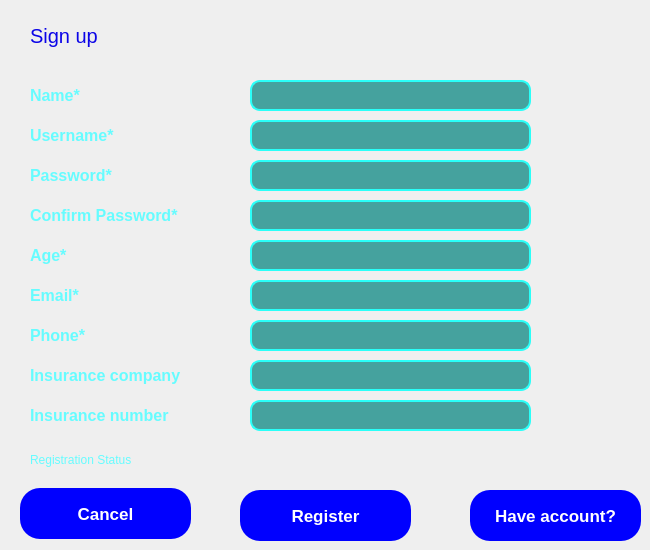
    <widget class="QWidget" name="Sign_up">
     <widget class="QLabel" name="label">
      <property name="geometry">
       <rect>
        <x>30</x>
        <y>20</y>
        <width>121</width>
        <height>31</height>
       </rect>
      </property>
      <property name="font">
       <font>
        <pointsize>15</pointsize>
       </font>
      </property>
      <property name="styleSheet">
       <string notr="true">color: rgb(12, 5, 231);</string>
      </property>
      <property name="text">
       <string>Sign up</string>
      </property>
     </widget>
     <widget class="QLabel" name="label_2">
      <property name="geometry">
       <rect>
        <x>30</x>
        <y>80</y>
        <width>71</width>
        <height>30</height>
       </rect>
      </property>
      <property name="font">
       <font>
        <pointsize>12</pointsize>
        <bold>true</bold>
       </font>
      </property>
      <property name="styleSheet">
       <string notr="true">color: rgb(102, 252, 255);</string>
      </property>
      <property name="text">
       <string>Name*</string>
      </property>
     </widget>
     <widget class="QLabel" name="label_3">
      <property name="geometry">
       <rect>
        <x>30</x>
        <y>120</y>
        <width>131</width>
        <height>30</height>
       </rect>
      </property>
      <property name="font">
       <font>
        <pointsize>12</pointsize>
        <bold>true</bold>
       </font>
      </property>
      <property name="styleSheet">
       <string notr="true">color: rgb(102, 252, 255);</string>
      </property>
      <property name="text">
       <string>Username*</string>
      </property>
     </widget>
     <widget class="QLabel" name="label_4">
      <property name="geometry">
       <rect>
        <x>30</x>
        <y>160</y>
        <width>131</width>
        <height>30</height>
       </rect>
      </property>
      <property name="font">
       <font>
        <pointsize>12</pointsize>
        <bold>true</bold>
       </font>
      </property>
      <property name="styleSheet">
       <string notr="true">color: rgb(102, 252, 255);</string>
      </property>
      <property name="text">
       <string>Password*</string>
      </property>
     </widget>
     <widget class="QLabel" name="label_5">
      <property name="geometry">
       <rect>
        <x>30</x>
        <y>200</y>
        <width>191</width>
        <height>30</height>
       </rect>
      </property>
      <property name="font">
       <font>
        <pointsize>12</pointsize>
        <bold>true</bold>
       </font>
      </property>
      <property name="styleSheet">
       <string notr="true">color: rgb(102, 252, 255);</string>
      </property>
      <property name="text">
       <string>Confirm Password*</string>
      </property>
     </widget>
     <widget class="QLabel" name="label_6">
      <property name="geometry">
       <rect>
        <x>30</x>
        <y>240</y>
        <width>63</width>
        <height>30</height>
       </rect>
      </property>
      <property name="font">
       <font>
        <pointsize>12</pointsize>
        <bold>true</bold>
       </font>
      </property>
      <property name="styleSheet">
       <string notr="true">color: rgb(102, 252, 255);</string>
      </property>
      <property name="text">
       <string>Age*</string>
      </property>
     </widget>
     <widget class="QLabel" name="label_7">
      <property name="geometry">
       <rect>
        <x>30</x>
        <y>280</y>
        <width>71</width>
        <height>30</height>
       </rect>
      </property>
      <property name="font">
       <font>
        <pointsize>12</pointsize>
        <bold>true</bold>
       </font>
      </property>
      <property name="styleSheet">
       <string notr="true">color: rgb(102, 252, 255);</string>
      </property>
      <property name="text">
       <string>Email*</string>
      </property>
     </widget>
     <widget class="QLabel" name="label_8">
      <property name="geometry">
       <rect>
        <x>30</x>
        <y>320</y>
        <width>81</width>
        <height>31</height>
       </rect>
      </property>
      <property name="font">
       <font>
        <pointsize>12</pointsize>
        <bold>true</bold>
       </font>
      </property>
      <property name="styleSheet">
       <string notr="true">color: rgb(102, 252, 255);</string>
      </property>
      <property name="text">
       <string>Phone*</string>
      </property>
     </widget>
     <widget class="QLabel" name="label_9">
      <property name="geometry">
       <rect>
        <x>30</x>
        <y>400</y>
        <width>211</width>
        <height>31</height>
       </rect>
      </property>
      <property name="font">
       <font>
        <pointsize>12</pointsize>
        <bold>true</bold>
       </font>
      </property>
      <property name="styleSheet">
       <string notr="true">color: rgb(102, 252, 255);</string>
      </property>
      <property name="text">
       <string>Insurance number</string>
      </property>
     </widget>
     <widget class="QLabel" name="label_10">
      <property name="geometry">
       <rect>
        <x>30</x>
        <y>360</y>
        <width>211</width>
        <height>31</height>
       </rect>
      </property>
      <property name="font">
       <font>
        <pointsize>12</pointsize>
        <bold>true</bold>
       </font>
      </property>
      <property name="styleSheet">
       <string notr="true">color: rgb(102, 252, 255);</string>
      </property>
      <property name="text">
       <string>Insurance company</string>
      </property>
     </widget>
     <widget class="QLineEdit" name="lineEdit">
      <property name="geometry">
       <rect>
        <x>250</x>
        <y>80</y>
        <width>281</width>
        <height>31</height>
       </rect>
      </property>
      <property name="sizePolicy">
       <sizepolicy hsizetype="Expanding" vsizetype="Fixed">
        <horstretch>0</horstretch>
        <verstretch>0</verstretch>
       </sizepolicy>
      </property>
      <property name="font">
       <font>
        <pointsize>11</pointsize>
        <italic>false</italic>
        <bold>false</bold>
       </font>
      </property>
      <property name="styleSheet">
       <string notr="true">QLineEdit
{
color: rgb(255, 255, 255);
border: 2px solid;
border-color: rgb(42, 255, 248);
background-color: rgb(69, 162, 158);
border-radius: 10px;
padding-left: 10px;
font: 11pt &quot;Segoe UI&quot;;
}</string>
      </property>
      <property name="text">
       <string/>
      </property>
     </widget>
     <widget class="QLineEdit" name="lineEdit_2">
      <property name="geometry">
       <rect>
        <x>250</x>
        <y>120</y>
        <width>281</width>
        <height>31</height>
       </rect>
      </property>
      <property name="font">
       <font>
        <pointsize>11</pointsize>
        <italic>false</italic>
        <bold>false</bold>
       </font>
      </property>
      <property name="styleSheet">
       <string notr="true">QLineEdit
{
color: rgb(255, 255, 255);
border: 2px solid;
border-color: rgb(42, 255, 248);
background-color: rgb(69, 162, 158);
border-radius: 10px;
padding-left: 10px;
font: 11pt &quot;Segoe UI&quot;;
}</string>
      </property>
      <property name="text">
       <string/>
      </property>
     </widget>
     <widget class="QLineEdit" name="lineEdit_3">
      <property name="geometry">
       <rect>
        <x>250</x>
        <y>160</y>
        <width>281</width>
        <height>31</height>
       </rect>
      </property>
      <property name="font">
       <font>
        <pointsize>11</pointsize>
        <italic>false</italic>
        <bold>false</bold>
       </font>
      </property>
      <property name="styleSheet">
       <string notr="true">QLineEdit
{
color: rgb(255, 255, 255);
border: 2px solid;
border-color: rgb(42, 255, 248);
background-color: rgb(69, 162, 158);
border-radius: 10px;
padding-left: 10px;
font: 11pt &quot;Segoe UI&quot;;
}</string>
      </property>
      <property name="text">
       <string/>
      </property>
      <property name="echoMode">
       <enum>QLineEdit::Password</enum>
      </property>
     </widget>
     <widget class="QLineEdit" name="lineEdit_4">
      <property name="geometry">
       <rect>
        <x>250</x>
        <y>200</y>
        <width>281</width>
        <height>31</height>
       </rect>
      </property>
      <property name="font">
       <font>
        <pointsize>11</pointsize>
        <italic>false</italic>
        <bold>false</bold>
       </font>
      </property>
      <property name="styleSheet">
       <string notr="true">QLineEdit
{
color: rgb(255, 255, 255);
border: 2px solid;
border-color: rgb(42, 255, 248);
background-color: rgb(69, 162, 158);
border-radius: 10px;
padding-left: 10px;
font: 11pt &quot;Segoe UI&quot;;
}</string>
      </property>
      <property name="echoMode">
       <enum>QLineEdit::Password</enum>
      </property>
     </widget>
     <widget class="QLineEdit" name="lineEdit_5">
      <property name="geometry">
       <rect>
        <x>250</x>
        <y>240</y>
        <width>281</width>
        <height>31</height>
       </rect>
      </property>
      <property name="font">
       <font>
        <pointsize>11</pointsize>
        <italic>false</italic>
        <bold>false</bold>
       </font>
      </property>
      <property name="styleSheet">
       <string notr="true">QLineEdit
{
color: rgb(255, 255, 255);
border: 2px solid;
border-color: rgb(42, 255, 248);
background-color: rgb(69, 162, 158);
border-radius: 10px;
padding-left: 10px;
font: 11pt &quot;Segoe UI&quot;;
}</string>
      </property>
     </widget>
     <widget class="QLineEdit" name="lineEdit_6">
      <property name="geometry">
       <rect>
        <x>250</x>
        <y>280</y>
        <width>281</width>
        <height>31</height>
       </rect>
      </property>
      <property name="font">
       <font>
        <pointsize>11</pointsize>
        <italic>false</italic>
        <bold>false</bold>
       </font>
      </property>
      <property name="styleSheet">
       <string notr="true">QLineEdit
{
color: rgb(255, 255, 255);
border: 2px solid;
border-color: rgb(42, 255, 248);
background-color: rgb(69, 162, 158);
border-radius: 10px;
padding-left: 10px;
font: 11pt &quot;Segoe UI&quot;;
}</string>
      </property>
     </widget>
     <widget class="QLineEdit" name="lineEdit_7">
      <property name="geometry">
       <rect>
        <x>250</x>
        <y>320</y>
        <width>281</width>
        <height>31</height>
       </rect>
      </property>
      <property name="font">
       <font>
        <pointsize>11</pointsize>
        <italic>false</italic>
        <bold>false</bold>
       </font>
      </property>
      <property name="styleSheet">
       <string notr="true">QLineEdit
{
color: rgb(255, 255, 255);
border: 2px solid;
border-color: rgb(42, 255, 248);
background-color: rgb(69, 162, 158);
border-radius: 10px;
padding-left: 10px;
font: 11pt &quot;Segoe UI&quot;;
}</string>
      </property>
     </widget>
     <widget class="QLineEdit" name="lineEdit_8">
      <property name="geometry">
       <rect>
        <x>250</x>
        <y>360</y>
        <width>281</width>
        <height>31</height>
       </rect>
      </property>
      <property name="font">
       <font>
        <pointsize>11</pointsize>
        <italic>false</italic>
        <bold>false</bold>
       </font>
      </property>
      <property name="styleSheet">
       <string notr="true">QLineEdit
{
color: rgb(255, 255, 255);
border: 2px solid;
border-color: rgb(42, 255, 248);
background-color: rgb(69, 162, 158);
border-radius: 10px;
padding-left: 10px;
font: 11pt &quot;Segoe UI&quot;;
}</string>
      </property>
     </widget>
     <widget class="QLineEdit" name="lineEdit_9">
      <property name="geometry">
       <rect>
        <x>250</x>
        <y>400</y>
        <width>281</width>
        <height>31</height>
       </rect>
      </property>
      <property name="font">
       <font>
        <pointsize>11</pointsize>
        <italic>false</italic>
        <bold>false</bold>
       </font>
      </property>
      <property name="styleSheet">
       <string notr="true">QLineEdit
{
color: rgb(255, 255, 255);
border: 2px solid;
border-color: rgb(42, 255, 248);
background-color: rgb(69, 162, 158);
border-radius: 10px;
padding-left: 10px;
font: 11pt &quot;Segoe UI&quot;;
}</string>
      </property>
     </widget>
     <widget class="QPushButton" name="pushButton">
      <property name="geometry">
       <rect>
        <x>20</x>
        <y>488</y>
        <width>171</width>
        <height>51</height>
       </rect>
      </property>
      <property name="font">
       <font>
        <pointsize>13</pointsize>
        <italic>false</italic>
        <bold>true</bold>
       </font>
      </property>
      <property name="styleSheet">
       <string notr="true">QPushButton
{
color: rgb(255, 255, 255);
background-color: rgb(0, 0, 255);
font: 700 13pt &quot;Segoe UI&quot;;
border-radius: 20px;
}</string>
      </property>
      <property name="text">
       <string>Cancel</string>
      </property>
     </widget>
     <widget class="QPushButton" name="pushButton_3">
      <property name="geometry">
       <rect>
        <x>240</x>
        <y>490</y>
        <width>171</width>
        <height>51</height>
       </rect>
      </property>
      <property name="font">
       <font>
        <pointsize>13</pointsize>
        <italic>false</italic>
        <bold>true</bold>
       </font>
      </property>
      <property name="styleSheet">
       <string notr="true">QPushButton
{
color: rgb(255, 255, 255);
background-color: rgb(0, 0, 255);
font: 700 13pt &quot;Segoe UI&quot;;
border-radius: 20px;
}</string>
      </property>
      <property name="text">
       <string>Register</string>
      </property>
     </widget>
     <widget class="QPushButton" name="pushButton_15">
      <property name="geometry">
       <rect>
        <x>470</x>
        <y>490</y>
        <width>171</width>
        <height>51</height>
       </rect>
      </property>
      <property name="font">
       <font>
        <pointsize>13</pointsize>
        <italic>false</italic>
        <bold>true</bold>
       </font>
      </property>
      <property name="styleSheet">
       <string notr="true">QPushButton
{
color: rgb(255, 255, 255);
background-color: rgb(0, 0, 255);
font: 700 13pt &quot;Segoe UI&quot;;
border-radius: 20px;
}</string>
      </property>
      <property name="text">
       <string>Have account?</string>
      </property>
     </widget>
     <widget class="QLabel" name="registerstatus">
      <property name="geometry">
       <rect>
        <x>30</x>
        <y>450</y>
        <width>591</width>
        <height>20</height>
       </rect>
      </property>
      <property name="styleSheet">
       <string notr="true">color: rgb(102, 252, 255);
</string>
      </property>
      <property name="text">
       <string>Registration Status</string>
      </property>
     </widget>
    </widget>
